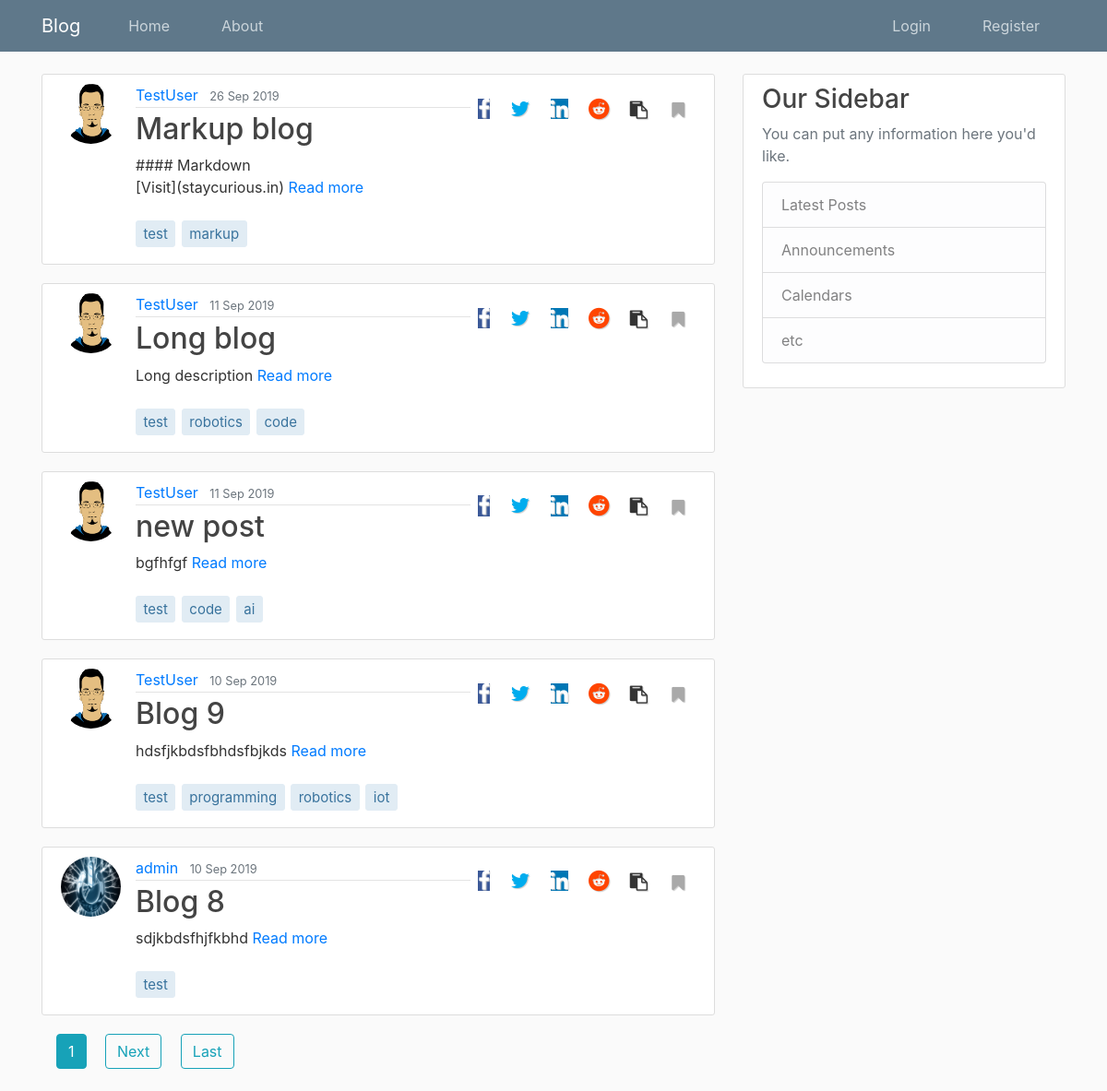
The app's page /blog/post/tag/test, older data.
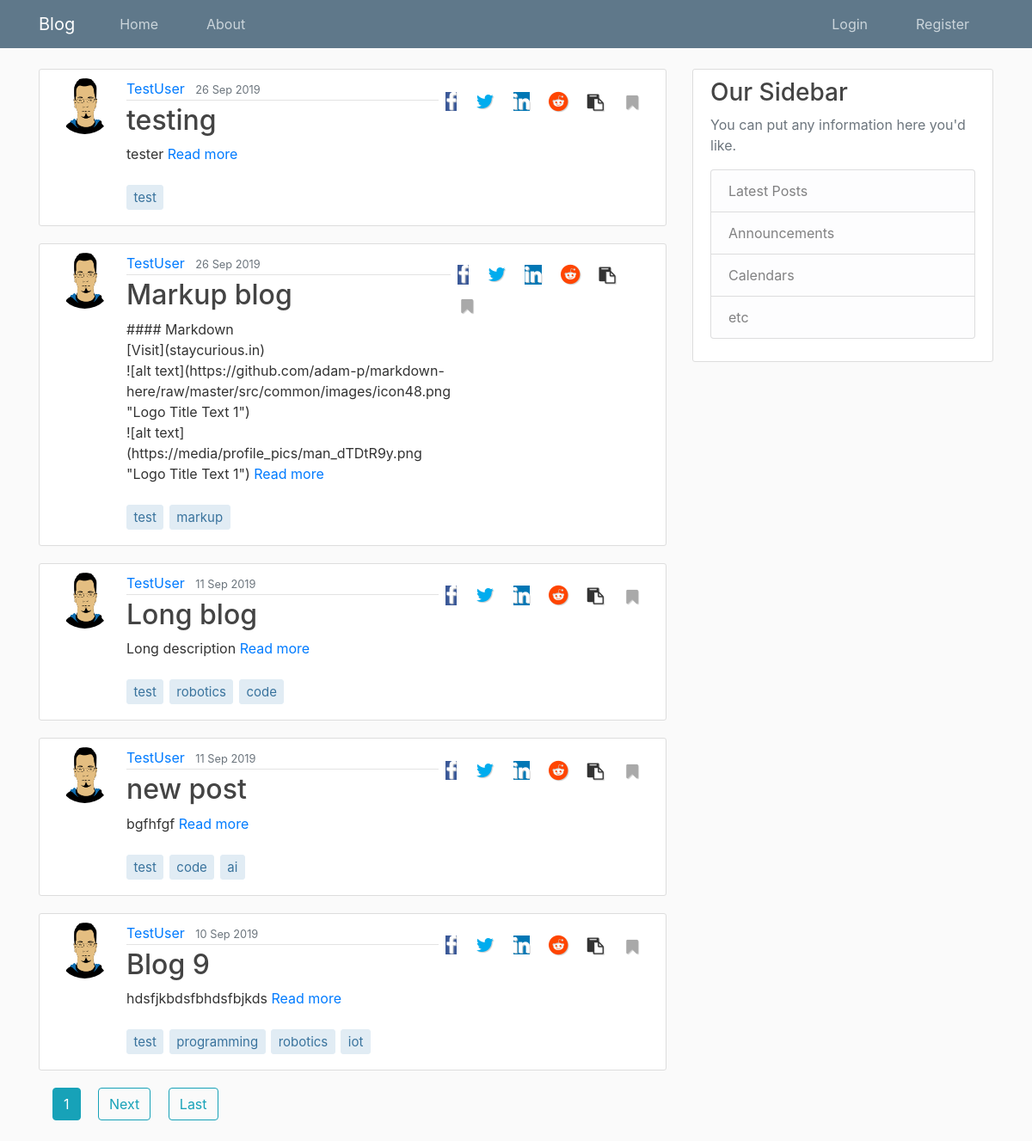
The same page, newer data.
### Blog/models.py (models this page shows, shortened)
class Post(models.Model):
    title = models.CharField(help_text='Try to keep the title short, within 80 characters.', max_length=80, unique=True)
    slug = models.SlugField(default='', max_length=80)
    content = MarkupField(help_text=('This field supports all markup formatting'),
                        default='',
                        default_markup_type='markdown',
                        )
    tags = models.CharField(help_text='Enter tags separated by spaces. Do not enter more than 5 tags', max_length=80, default='', blank=True)
    date_posted = models.DateTimeField(default=timezone.now)
    last_updated = models.DateTimeField(auto_now=True)
    author = models.ForeignKey(User, null=True, on_delete=models.SET_NULL)
    publish = models.BooleanField(default=False)
    def get_tags_list(self):
        return self.tags.split()

### Users/models.py (models this page shows, shortened)
class Profile(models.Model):
    user = models.OneToOneField(User, on_delete=models.CASCADE)
    bio = models.CharField(null=True, max_length=140, blank=True)
    image = models.ImageField(default='default.jpg', upload_to='profile_pics', blank=True)
    public = models.BooleanField(default=False)
    website = models.CharField(null=True, blank=True, max_length=80)
    location = models.CharField(null=True, max_length=200, blank=True)
    join_date = models.DateTimeField(auto_now_add=True)
    bookmarked_posts = models.ManyToManyField(Post)

### Blog/views.py (the view)
# urls.py: path('post/tag/<str:tag>', TaggedPostListView.as_view(), name='tagged'),
class TaggedPostListView(ListView):
    template_name = 'Blog/post_tagged.html'   # <app>/<model>_<viewtype>.html
    context_object_name = 'posts'
    def get_queryset(self):
        post_list = Post.objects.filter(
            tags__contains=self.kwargs.get('tag')).order_by('-date_posted')
        if post_list:
            return post_list
        raise Http404('Tag not present')
    ordering = ['-date_posted']
    paginate_by = 5
    def get_context_data(self, **kwargs):
        context = super().get_context_data(**kwargs)
        return context

### Blog/templates/Blog/post_tagged.html
{% include "Blog/home.html" %}

### Blog/templates/post_list.html (shortened to what this page needs)
{% for post in posts %}
<div class="media content-section">
    <img class="rounded-circle article-img" src="{{ post.author.profile.image.url }}">
    <div class="media-body">
        <div class="article-metadata">
            <a class="mr-2" href="{% url 'Blog:user-posts' post.author.username %}">{{ post.author }}</a>
            <small class="text-muted">{{ post.date_posted|date:"j M Y" }}</small>
        </div>
        <h2><a class="article-title" href="{% url 'Blog:post-detail' post.slug %}">{{ post.title }}</a></h2>
        <p class="article-short-des">{{ post.content|truncatewords_html:'50' }}&nbsp<span><a href="{% url 'Blog:post-detail' post.slug %}">Read more</a></p>
        {% include "post_tags.html" %}
    </div>
{% include "share.html" %}
</div>
{% endfor %}

### Blog/templates/post_tags.html
{% for tag in post.get_tags_list %}
    <a href="{% url 'Blog:tagged' tag%}"><p class="article-tags">{{ tag }}</p></a>
{% endfor %}

### Blog/templates/share.html
{% with domain='https://staycurious.in' %}
<ul class="list-unstyled share-icon mt-2 mb-2 float-right">
    {% url 'Blog:post-detail' post.slug as link %}
    {% with domain|add:link as link %}
        <li><a href="http://www.facebook.com/sharer.php?u={{link}}" rel="nofollow noopener noreferrer" target="_blank"><i class="fa fa-facebook ml-2 mr-2"></i></a></li>
        <li><a href="http://www.twitter.com/share?text={{object.title}}&url={{link}}" rel="nofollow noopener noreferrer" target="_blank"><i class="fa fa-twitter ml-2 mr-2"></i></a></li>
        <li><a href="http://www.linkedin.com/shareArticle?mini=true&url={{link|urlencode:''}}&title={{object.title|urlencode}}&source=StayCurious-Blog" rel="nofollow noopener noreferrer" target="_blank" ><i class="fa fa-linkedin ml-2 mr-2"></i></a></li>
        <li><a href="http://www.reddit.com/submit?url={{link}}post-to-reddit-via-url&titile={{object.title|urlencode}}" rel="nofollow noopener noreferrer" target="_blank"><i class="fa fa-reddit ml-2 mr-2"></i></a></li>
        <li><a class="copy" data-text={{link}} title="Copy link"><i class="fa fa-clipboard ml-2 mr-2"></i></a></li>
        {% if post.id in profile.get_bookmarked_posts %}
        <li><a id="unbookmark" class="btn bookmark" data-post={{post.slug}} data-url={% url 'Blog:bookmark-post'%} title="Remove from bookmark"><i class="fa fa-bookmark" style="color:steelblue"></i></a></li>
        {% else %}
        <li><a id="bookmark" class="btn bookmark" data-post={{post.slug}} data-url={% url 'Blog:bookmark-post'%} title="Bookmark this post"><i class="fa fa-bookmark" style="color:darkgrey"></i></a></li>
        {% endif %}
    {% endwith %}
</ul>
{% endwith %}

Row changes from the older to the newer data that the page shows:
no longer on this page (row edited): Post: author.profile.image (placeholder picture), author "admin", date_posted "10 Sep 2019", title "Blog 8", content "sdjkbdsfhjfkbhd", get_tags_list "test"
added Post: author.profile.image (picture), author "TestUser", date_posted "26 Sep 2019", title "testing", content "tester", get_tags_list "test"
changed Post "Markup blog": content "#### Markdown [Visit](staycurious.in)" → "#### Markdown [Visit](staycurious.in) ![alt text](https://github.com/adam-p/markdown-here/raw/master/src/common/images/icon48.png \"Logo Title Text 1\") ![alt text](https://media/profile_pics/man_dTDtR9y.png \"Logo Title Text 1\")"
